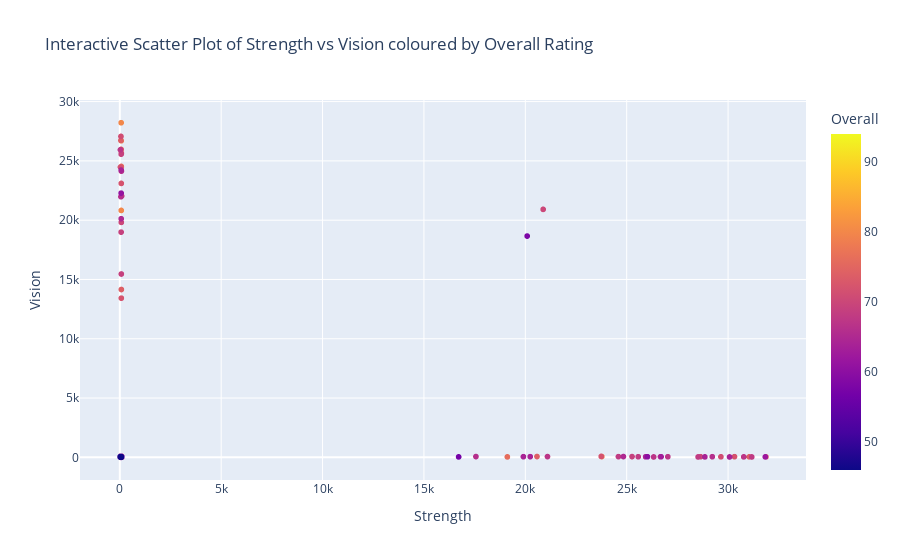

Notebook code for this chart:
### Markdown cell above
### Exercise 5

Embracing modern tools, we want to utilise Plotly to create an interactive visualisation. This dynamic plot will empower us to explore the intricate relationships between our categories. We also want to include hover information to add an extra layer of insight for more informed decision-making.

Implement an interactive visualisation using Plotly to allow users to explore the relationship between `Strength`, `Vision`, and the `Overall` rating using the **hover information** feature to allow the user to have an interactive view of the data.

Arrange the plot as follows:

* Place `Strength` on the x-axis.
* Place `Vision` on the y-axis.
* Colour-code the points to represent the `Overall` rating.
* Include a hover that has the name of the player as well as the  `Strength`, `Vision`, and `Overall` ratings for each player.

### Code cell
# insert code here
import plotly.express as px

# Create scatter plot
fig = px.scatter(
    soccer_df,
    x='Strength',
    y='Vision',
    color='Overall',  # Colour intensity shows overall rating
    hover_data={
        'Name': True,
        'Strength': True,
        'Vision': True,
        'Overall': True
    },  # What to show on hover
    title='Interactive Scatter Plot of Strength vs Vision coloured by Overall Rating'
)

# Show interactive plot
fig.show()

### Figure 1 — Plotly figure (JSON) as saved in the notebook; plotly's stock layout.template omitted (floating-point values rounded to 4 significant figures; data arrays with more than 128 entries replaced by an {"elided": "..."} marker saying what was removed)
{"data": [{"customdata": {"elided": "17981x2 mixed values"}, "hovertemplate": "Strength=%{x}<br>Vision=%{y}<br>Name=%{customdata[0]}<br>Overall=%{marker.color}<extra></extra>", "legendgroup": "", "marker": {"color": {"elided": "17981 int values"}, "coloraxis": "coloraxis", "symbol": "circle"}, "mode": "markers", "name": "", "showlegend": false, "type": "scattergl", "x": {"elided": "17981 int values"}, "xaxis": "x", "y": {"elided": "17981 int values"}, "yaxis": "y"}], "layout": {"coloraxis": {"colorbar": {"title": {"text": "Overall"}}, "colorscale": [[0, "#0d0887"], [0.1111, "#46039f"], [0.2222, "#7201a8"], [0.3333, "#9c179e"], [0.4444, "#bd3786"], [0.5556, "#d8576b"], [0.6667, "#ed7953"], [0.7778, "#fb9f3a"], [0.8889, "#fdca26"], [1, "#f0f921"]]}, "legend": {"tracegroupgap": 0}, "title": {"text": "Interactive Scatter Plot of Strength vs Vision coloured by Overall Rating"}, "xaxis": {"anchor": "y", "domain": [0, 1], "title": {"text": "Strength"}}, "yaxis": {"anchor": "x", "domain": [0, 1], "title": {"text": "Vision"}}}}
